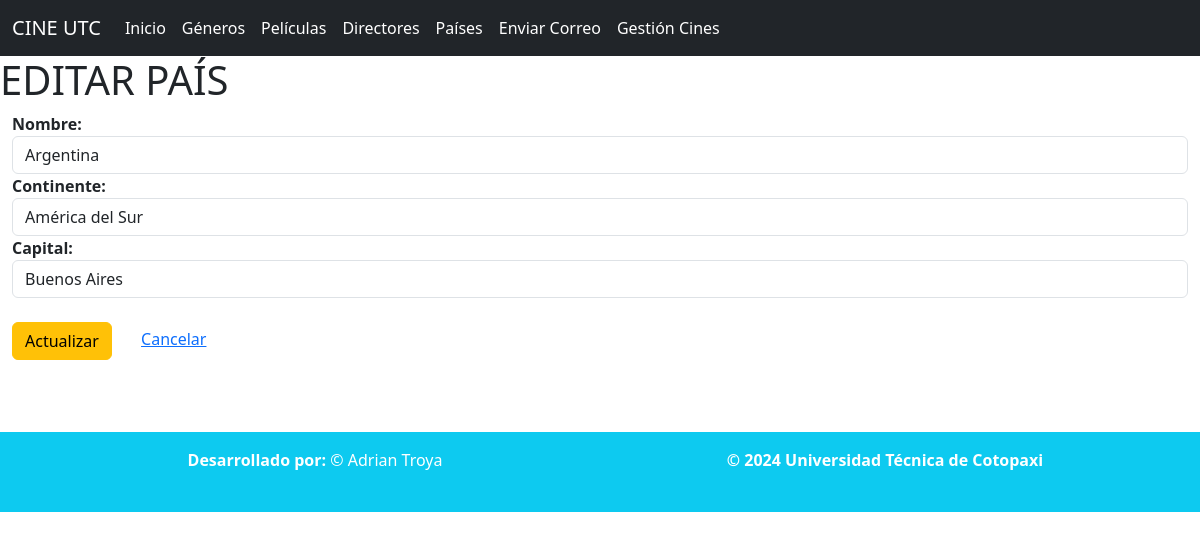
Page /editarPais/1/ on the committed database.
### Aplicaciones/Cartelera/models.py (models this page shows, shortened)
class Pais(models.Model):
    id=models.AutoField(primary_key=True)
    nombre=models.CharField(max_length=150)
    continente=models.CharField(max_length=150)
    capital=models.CharField(max_length=150)

### Aplicaciones/Cartelera/views.py (the view)
# urls.py: path('editarPais/<int:id>/', views.editarPais, name='editarPais'),
def editarPais(request, id):
    paisEditar = get_object_or_404(Pais, id=id)
    return render(request, 'editarPais.html', {'paisEditar': paisEditar})

### Aplicaciones/Cartelera/templates/editarPais.html (shortened to what this page needs)
{% extends "./plantilla.html" %}
{% block body %}
<h1>EDITAR PAÍS</h1>
<div class="container-fluid">
    <div class="row">
        <div class="col-md-12">
            <form action="{% url 'procesoActualizarPais' paisEditar.id %}" method="post">
                <label for=""><b>Nombre:</b></label>
                <input type="text" name="nombre" class="form-control"
                value="{{paisEditar.nombre}}"
                id="nombre" placeholder="Ingrese el nombre">
                <label for=""><b>Continente:</b></label>
                <input type="text" name="continente" class="form-control"
                value="{{paisEditar.continente}}"
                id="continente" placeholder="Ingrese el continente">
                <label for=""><b>Capital:</b></label>
                <input type="text" name="capital" class="form-control"
                value="{{paisEditar.capital}}"
                id="capital" placeholder="Ingrese la capital">
                <br>
                <button  type="submit" class="btn btn-warning">
                    Actualizar</button>
                <a href="{% url 'listadoPaises' %}">Cancelar</a>
            </form>
        </div>
    </div>
</div>
<br>
{% endblock %}

### rows in the picture
Pais: nombre "Argentina", continente "América del Sur", capital "Buenos Aires"
